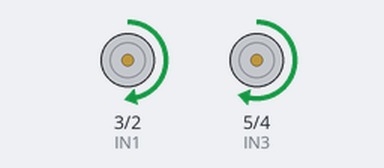
The sketch below on a simulated Arduino Uno, built with avr-gcc and run on an emulated ATmega328P. On the bench: motor-driver pin pairs drawn as motors (green arrow = first pin HIGH = forward, orange = second pin HIGH = backward, longer = more drive).

Above: at 1.5 s.
At 8.5 s:
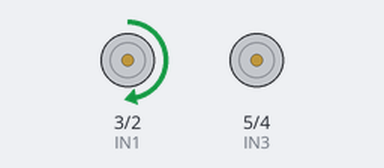
At 20.5 s:
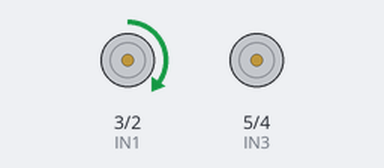
At 23.5 s:
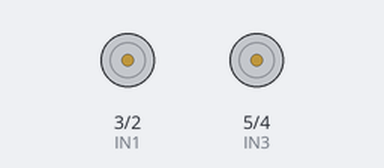
Timing chart, 0 to 29.9 s (numbered marks = the images above):
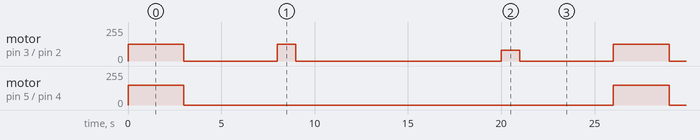

Measured:
- by itself, motor on pin 5 (IN3) / pin 4 (IN4): alternates forward 150/255 for 3.0 s and stopped for 23.0 s
- by itself, motor on pin 3 (IN1) / pin 2 (IN2): stopped → forward 125/255 at 0.00 s, → stopped 3.0 s later, → forward 125/255 5.0 s later, → stopped 1.0 s later, … (30 changes in this stretch)

The sketch:

Gerak.ino
```cpp
// Motor kiri
const int IN1 = 3;
const int IN2 = 2;

// Motor kanan
const int IN3 = 5;
const int IN4 = 4;

void setup() {
  // Set pin sebagai output
  pinMode(IN1, OUTPUT);
  pinMode(IN2, OUTPUT);
  pinMode(IN3, OUTPUT);
  pinMode(IN4, OUTPUT);

  analogWrite(IN1, 0);
  analogWrite(IN2, 0);
  analogWrite(IN3, 0);
  analogWrite(IN4, 0);
}

void loop() {
  // Gerak maju
  analogWrite(IN1, 125);
  analogWrite(IN2, 0);
  analogWrite(IN3, 150);
  analogWrite(IN4, 0);

  delay(3000);

  //Stop
  analogWrite(IN1, 0);
  analogWrite(IN2, 0);
  analogWrite(IN3, 0);
  analogWrite(IN4, 0);

  delay(1000);

  // Gerak Mundur
  analogWrite(IN1, 0);
  analogWrite(IN2, 110);
  analogWrite(IN3, 0);
  analogWrite(IN4, 120);

  delay(3000);

  //Stop
  analogWrite(IN1, 0);
  analogWrite(IN2, 0);
  analogWrite(IN3, 0);
  analogWrite(IN4, 0);

  delay(1000);

  // Belok Kanan
  analogWrite(IN1, 80);
  analogWrite(IN2, 0);
  analogWrite(IN3, 0);
  analogWrite(IN4, 0);

  delay(1000);

  //Stop
  analogWrite(IN1, 0);
  analogWrite(IN2, 0);
  analogWrite(IN3, 0);
  analogWrite(IN4, 0);

  delay(5000);

  // Belok Kiri
  analogWrite(IN1, 0);
  analogWrite(IN2, 0);
  analogWrite(IN3, 0);
  analogWrite(IN4, 80);

  delay(1000);

  //Stop
  analogWrite(IN1, 0);
  analogWrite(IN2, 0);
  analogWrite(IN3, 0);
  analogWrite(IN4, 0);

  delay(5000);

  analogWrite(IN1, 80);
  analogWrite(IN2, 0);
  analogWrite(IN3, 0);
  analogWrite(IN4, 80);

  delay(1000);

  //Stop
  analogWrite(IN1, 0);
  analogWrite(IN2, 0);
  analogWrite(IN3, 0);
  analogWrite(IN4, 0);

  delay(5000);

}
```
